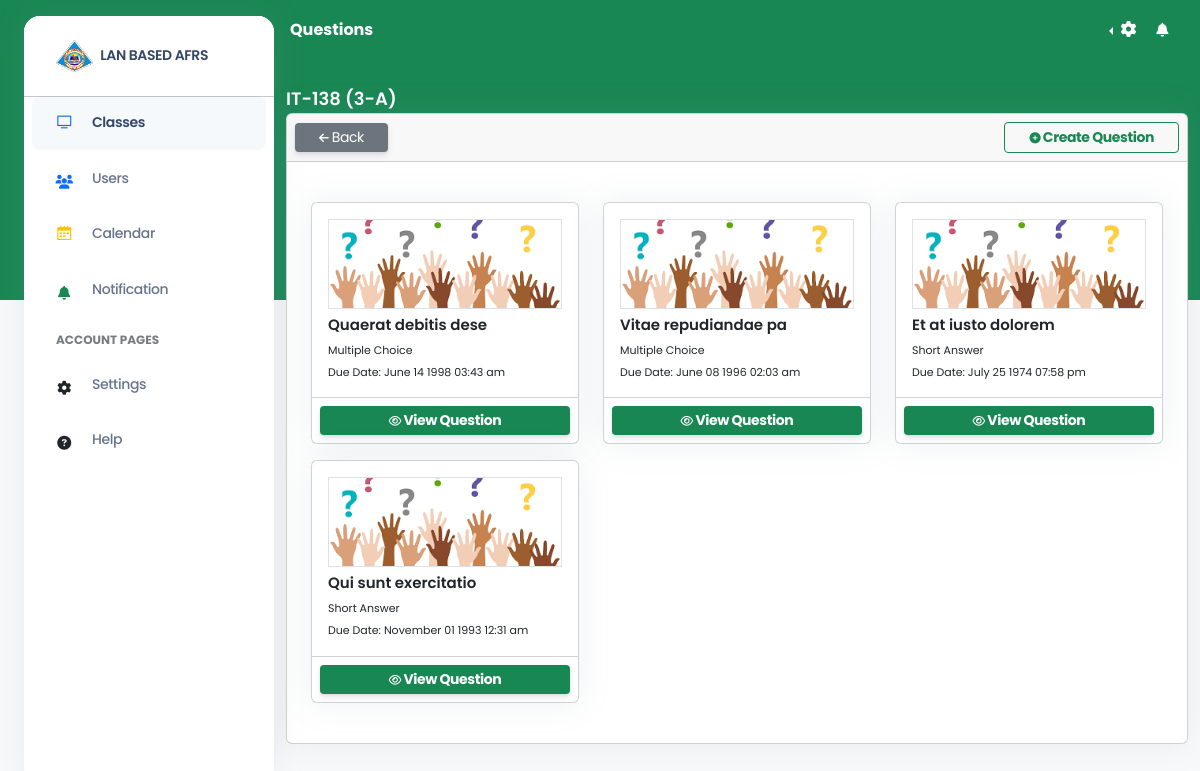
The app's page /index.php?page=questions&class_id=6 (signed in), older data.
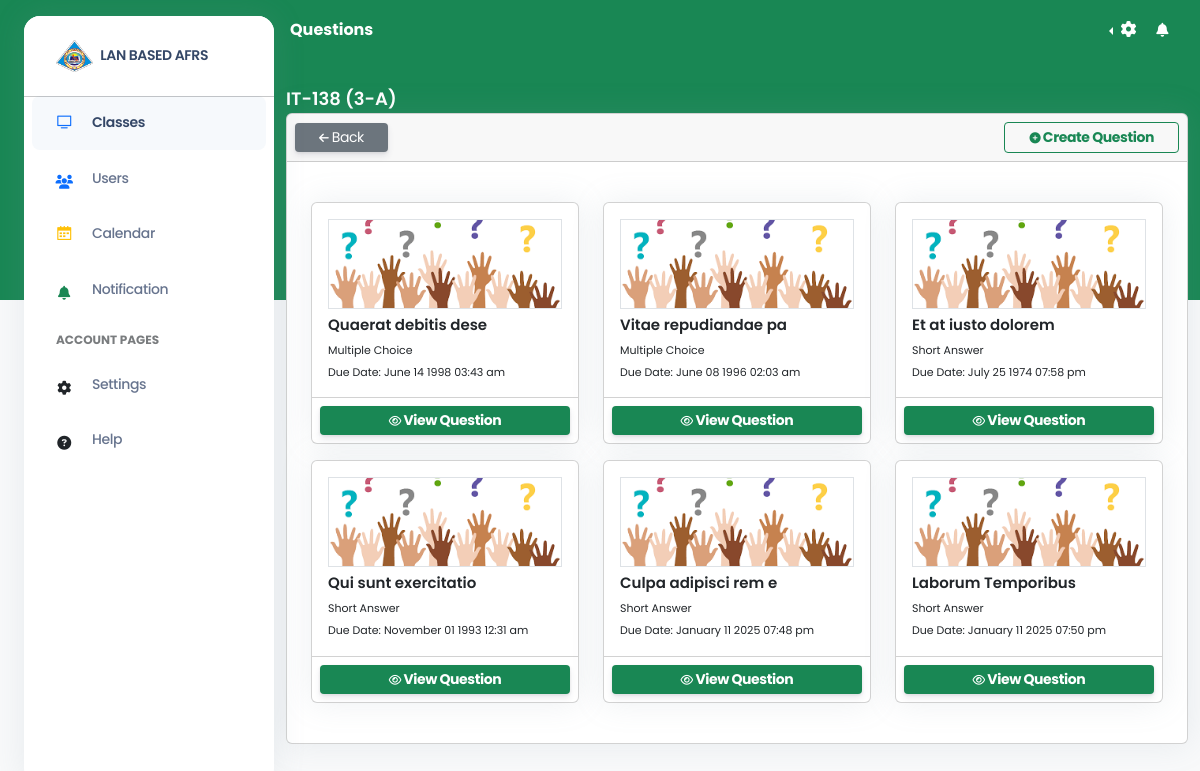
The same page, newer data.
### tables this page shows
CREATE TABLE `class` (
  `class_id` int(255) NOT NULL,
  `user_id` int(255) NOT NULL,
  `class_image` varchar(255) DEFAULT NULL,
  `classname` varchar(255) NOT NULL,
  `section` varchar(255) NOT NULL,
  `room` varchar(255) NOT NULL,
  `subject` varchar(255) NOT NULL,
  `class_status` int(2) NOT NULL,
  `classaddeddate` datetime NOT NULL,
  `classcode` varchar(255) NOT NULL,
  `schedclass_lecture` varchar(255) NOT NULL,
  `schedclass_lab` varchar(255) NOT NULL,
  `room_lab` varchar(255) NOT NULL,
  `course` varchar(255) NOT NULL,
  `program` varchar(255) NOT NULL,
  `classroom_lecture` varchar(255) NOT NULL,
  `classroom_lab` varchar(255) NOT NULL
);

CREATE TABLE `activity` (
  `activity_id` int(255) NOT NULL,
  `class_id` int(255) NOT NULL,
  `activity_title` varchar(255) NOT NULL,
  `activity_description` longtext NOT NULL,
  `isDueDate` int(2) NOT NULL,
  `dueDate` datetime NOT NULL,
  `total_points` int(11) NOT NULL,
  `activity_type` varchar(10) NOT NULL,
  `activity_dateAdded` datetime NOT NULL,
  `activity_status` int(2) NOT NULL,
  `question_type` varchar(20) DEFAULT NULL
);

### config/database.php (called while the page is built, shortened)
<?php
$host = "localhost";
$username = "root";
$password = "";
$database = "lanbased";
$conn = mysqli_connect($host, $username, $password, $database);
function find_where($table, $columns_and_values, $limit = null)
{
    global $conn;
    $sql = "SELECT * FROM $table WHERE ";
    $params = [];
    $types = "";
    $i = 0;
    foreach ($columns_and_values as $column => $value) {
        $sql .= "$column = ? ";
        $params[] = &$columns_and_values[$column];
        $types .= "s";
        if (++$i !== count($columns_and_values)) {
            $sql .= "AND ";
        }
    }
    $stmt = mysqli_prepare($conn, $sql);
    array_unshift($params, $types);
    call_user_func_array(array($stmt, "bind_param"), $params);
    $stmt->execute();
    $result = $stmt->get_result();
    return $result->fetch_all(MYSQLI_ASSOC);
}
function first($table, $columns_and_values)
{
    global $conn;
    $sql = "SELECT * FROM $table WHERE ";
    $params = [];
    $types = "";
    $i = 0;
    foreach ($columns_and_values as $column => $value) {
        $sql .= "$column = ? ";
        $params[] = &$columns_and_values[$column];
        $types .= "s";
    }
    $sql .= "LIMIT 1";
    $stmt = mysqli_prepare($conn, $sql);
    array_unshift($params, $types);
    call_user_func_array(array($stmt, "bind_param"), $params);
    $stmt->execute();
    $result = $stmt->get_result();
    return $result->fetch_assoc();
}

### views/questions.php (the view)
<div class="container-fluid py-4">
    <div class="row">
        <div class="col-12">
            <p class="m-0 text-white class_header"><?= $class_settings['classname'] ?> (<?= $class_settings['section'] ?>)</p>
            <div class="card mb-4">
                <div class="card-header d-flex p-2  align-items-center justify-content-between">
                    <div class="d-flex justify-content-between align-items-center w-100">
                        <a href="?page=class work&class_id=<?php echo $_GET['class_id'] ?>" class="btn btn-secondary btn-sm px-4 mb-0">
                            <i class="fa fa-arrow-left"></i>
                            Back
                        </a>
                        <?php if ($_SESSION['usertype'] == 1 || $_SESSION['usertype'] == 2) : ?>
                            <a href="?page=create question&class_id=<?php echo $_GET['class_id'] ?>" class="btn font-bold btn-outline-success btn-sm px-4 mb-0">
                                <i class="fa fa-plus-circle"></i>
                                Create Question
                            </a>
                        <?php endif; ?>
                    </div>
                </div>
                <div class="card-body">
                    <div class="row mt-3">
                        <?php
                        $activities = find_where('activity', ['class_id' => $_GET['class_id'], 'activity_type' => 'question']);
                        ?>
                        <?php foreach ($activities as $activity) : ?>
                            <div class="col-4 mb-xl-0 mb-4">
                                <div class="card mb-3">
                                    <div class="card-body p-3">
                                        <div class="activities-images">
                                            <img src="public/assets/img/questions.png" class="preview-image-options border">
                                        </div>
                                        <p class="m-0 mt-1 class-title"><?= $activity['activity_title'] ?></p>
                                        <p class="m-0 mt-1 activity-due"><?= $activity['question_type'] ?></p>
                                        <p class="m-0 mt-1 activity-due">Due Date: <?= $activity['isDueDate'] == 1 ? date('F d Y h:i a', strtotime($activity['dueDate'])) : 'No due date'  ?></p>
                                    </div>
                                    <div class="card-footer py-0 py-2 px-2">
                                        <a href="?page=questions activity&activity_id=<?php echo $activity['activity_id'] ?>&class_id=<?php echo $_GET['class_id'] ?>" class="btn btn-sm btn-options-text btn-success w-100 mb-0">
                                            <i class="fa fa-eye"></i>
                                            View Question
                                        </a>
                                    </div>
                                </div>
                            </div>
                        <?php endforeach; ?>
                    </div>
                </div>
            </div>
        </div>
    </div>
</div>

### index.php (shortened to what this page needs)
<?php require_once('config/config.php');
if (isset($_GET['class_id'])) {
    $class_settings = first('class', ['class_id' => $_GET['class_id']]);
}
?>
<!DOCTYPE html>
<html>
<head>
    <link href="public/assets/css/nucleo-icons.css" rel="stylesheet" />
    <link href="public/assets/css/nucleo-svg.css" rel="stylesheet" />
    <link rel="stylesheet" href="https://cdnjs.cloudflare.com/ajax/libs/font-awesome/6.6.0/css/all.min.css" />
    <link href="public/assets/css/nucleo-svg.css" rel="stylesheet" />
    <link id="pagestyle" href="public/assets/css/argon-dashboard.css?v=2.0.4" rel="stylesheet" />
    <link rel="stylesheet" href="https://cdnjs.cloudflare.com/ajax/libs/twitter-bootstrap/5.3.0/css/bootstrap.min.css">
    <link rel="stylesheet" href="https://cdn.datatables.net/1.13.7/css/dataTables.bootstrap5.min.css">
    <link rel="stylesheet" href="public/assets/css/main.css">
    <?php if (isset($_GET['page']) == 'calendar') : ?>
        <link rel="stylesheet" href="public/assets/fullcalendar/fullcalendar.min.css" />
    <?php endif; ?>
</head>
<body class="g-sidenav-show bg-gray-100 h-height-100">
    <?php
    if (isset($_SESSION['username'])) {
    ?>
        <aside class="sidenav bg-white navbar border navbar-vertical navbar-expand-xs border-0 border-radius-xl my-3 fixed-start ms-4 " id="sidenav-main">
            <div class="sidenav-header position-sticky top-0 bg-white">
                <a class="navbar-brand m-0 bg-white" href=" https://demos.creative-tim.com/argon-dashboard/pages/dashboard.html " target="_blank">
                    <img src="public/assets/img/logo.png" class="navbar-brand-img h-100" alt="main_logo">
                    <span class="ms-1 font-weight-bold">LAN BASED AFRS</span>
                </a>
                <hr class="horizontal dark mt-0">
            </div>
            <div class="collapse navbar-collapse w-auto " id="sidenav-collapse-main">
                <ul class="navbar-nav">
                    <?php if ($_SESSION['usertype'] != 2): ?>
                        <li class="nav-item">
                            <a class="nav-link active" href="?page=classes">
                                <div class="icon icon-shape icon-sm border-radius-md text-center me-2 d-flex align-items-center justify-content-center">
                                    <i class="ni ni-tv-2 text-primary text-sm opacity-10"></i>
                                </div>
                                <span class="nav-link-text ms-1">Classes</span>
                            </a>
                        </li>
                    <?php endif; ?>
                    <?php if ($_SESSION['usertype'] == 1 || $_SESSION['usertype'] == 2) : ?>
                        <li class="nav-item">
                            <a class="nav-link" href="?page=users">
                                <div class="icon icon-shape icon-sm border-radius-md text-center me-2 d-flex align-items-center justify-content-center">
                                    <i class="fa fa-users text-primary text-sm opacity-10"></i>
                                </div>
                                <span class="nav-link-text ms-1">Users</span>
                            </a>
                        </li>
                    <?php endif; ?>
                    <li class="nav-item">
                        <a class="nav-link " href="?page=calendar">
                            <div class="icon icon-shape icon-sm border-radius-md text-center me-2 d-flex align-items-center justify-content-center">
                                <i class="ni ni-calendar-grid-58 text-warning text-sm opacity-10"></i>
                            </div>
                            <span class="nav-link-text ms-1">Calendar</span>
                        </a>
                    </li>
                    <?php if ($_SESSION['usertype'] != 2): ?>
                        <li class="nav-item">
                            <a class="nav-link " href="?page=notification">
                                <div class="icon icon-shape icon-sm border-radius-md text-center me-2 d-flex align-items-center justify-content-center">
                                    <i class="fa fa-bell cursor-pointer text-success text-sm opacity-10"></i>
                                </div>
                                <span class="nav-link-text ms-1">Notification</span>
                            </a>
                        </li>
                    <?php endif; ?>
                    <li class="nav-item mt-3">
                        <h6 class="ps-4 ms-2 text-uppercase text-xs font-weight-bolder opacity-6">Account pages</h6>
                    </li>
                    <li class="nav-item">
                        <a class="nav-link " href="?page=settings">
                            <div class="icon icon-shape icon-sm border-radius-md text-center me-2 d-flex align-items-center justify-content-center">
                                <i class="fa fa-cog text-dark text-sm opacity-10"></i>
                            </div>
                            <span class="nav-link-text ms-1">Settings</span>
                        </a>
                    </li>
                    <li class="nav-item">
                        <a class="nav-link " href="?page=help">
                            <div class="icon icon-shape icon-sm border-radius-md text-center me-2 d-flex align-items-center justify-content-center">
                                <i class="fa fa-question-circle text-dark text-sm opacity-10"></i>
                            </div>
                            <span class="nav-link-text ms-1">Help</span>
                        </a>
                    </li>
                </ul>
            </div>
        </aside>
    <?php
    }
    ?>
    <main class="main-content position-relative border-radius-lg h-height-100">
        <?php
        if (isset($_SESSION['username'])) {
        ?>
            <nav class="navbar navbar-main navbar-expand-lg px-0 me-2 shadow-none border-radius-xl " id="navbarBlur" data-scroll="false">
                <div class="container-fluid py-1 px-3">
                    <nav aria-label="breadcrumb">
                        <h6 class="font-weight-bolder text-white mb-0 text-capitalize"><?php echo isset($_GET['page']) ? $_GET['page'] : '' ?></h6>
                    </nav>
                    <div class="collapse navbar-collapse mt-sm-0 mt-2 me-md-0 me-sm-4" id="navbar">
                        <ul class="navbar-nav  justify-content-end">
                            <li class="nav-item px-3 d-flex align-items-center dropdown dropstart">
                                <button type="button" class="btn btn-transparent shadow-none px-1 dropdown-toggle mb-0 text-white" id="dropdownMenuLink" aria-expanded="false">
                                    <i class="fa fa-cog fixed-plugin-button-nav cursor-pointer"></i>
                                </button>
                            </li>
                            <?php if ($_SESSION['usertype'] != 2): ?>
                                <li class="nav-item dropdown pe-2 d-flex align-items-center">
                                    <a onclick="showPopup('notif')" class="nav-link text-white p-0" id="dropdownMenuButton" data-bs-toggle="dropdown" aria-expanded="false">
                                        <i class="fa fa-bell cursor-pointer" id="notif_num"></i>
                                    </a>
                                </li>
                            <?php endif; ?>
                        </ul>
                    </div>
                </div>
            </nav>
        <?php
        }
        ?>
        <?php
        if (isset($_GET['page'])) {
            if (!isset($_SESSION['username'])) {
                if ($_GET['page'] == "signup") {
                    require_once("views/signup.php");
                } else {
                    require_once("views/login.php");
                }
            } else {
                require_once("views/" . $_GET['page'] . ".php");
            }
        } else {
            require_once("views/login.php");
        }
        ?>
    </main>
</body>
</html>

### public/assets/css/nucleo-svg.css (style rules this page uses)
.icon { display: inline-block; color: #111111; height: 1em; width: 1em; }
.icon-sm { height: 0.8em; width: 0.8em; }
.icon { fill: currentColor; stroke: none; }

### public/assets/css/main.css (style rules this page uses)
* { font-family: "Poppins", sans-serif; }
.font-bold { font-weight: bold; font-size: 14px; }
.navbar-vertical.navbar-expand-xs .navbar-collapse { display: block; overflow: auto; height: 100% !important; }
.preview-image-options { object-fit: cover; width: 100%; height: 100%; }
.class-title { font-size: 15px; font-weight: 600; }
.class_header { font-size: 18px !important; font-weight: 600; }
.btn-options-text { font-weight: bold; }
.activities-images { width: 100%; height: 90px; }
.activity-due { font-size: 11px; margin: 0; }
.h-height-100 { height: 100vh !important; }

Row changes from the older to the newer data that the page shows:
added activity: activity_title "Culpa adipisci rem e", question_type "Short Answer", dueDate "January 11 2025 07:48 pm"
added activity: activity_title "Laborum Temporibus", question_type "Short Answer", dueDate "January 11 2025 07:50 pm"
